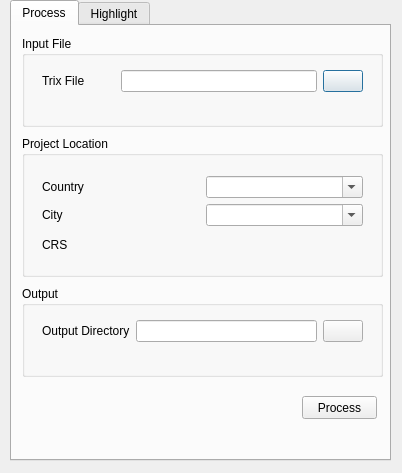
<?xml version="1.0" encoding="UTF-8"?>
<ui version="4.0">
 <class>OptimalMastPlannerDialogBase</class>
 <widget class="QDialog" name="OptimalMastPlannerDialogBase">
  <property name="geometry">
   <rect>
    <x>0</x>
    <y>0</y>
    <width>402</width>
    <height>473</height>
   </rect>
  </property>
  <property name="windowTitle">
   <string>OptimalMastPlanner</string>
  </property>
  <widget class="QTabWidget" name="tabWidget">
   <property name="enabled">
    <bool>true</bool>
   </property>
   <property name="geometry">
    <rect>
     <x>10</x>
     <y>0</y>
     <width>381</width>
     <height>461</height>
    </rect>
   </property>
   <property name="currentIndex">
    <number>0</number>
   </property>
   <widget class="QWidget" name="tab">
    <attribute name="title">
     <string>Process</string>
    </attribute>
    <widget class="QGroupBox" name="groupBox_2">
     <property name="geometry">
      <rect>
       <x>10</x>
       <y>10</y>
       <width>361</width>
       <height>91</height>
      </rect>
     </property>
     <property name="title">
      <string>Input File</string>
     </property>
     <widget class="QWidget" name="gridLayoutWidget_2">
      <property name="geometry">
       <rect>
        <x>20</x>
        <y>30</y>
        <width>321</width>
        <height>31</height>
       </rect>
      </property>
      <layout class="QGridLayout" name="gridLayout_2">
       <item row="0" column="0">
        <widget class="QLabel" name="label_3">
         <property name="text">
          <string>Trix File         </string>
         </property>
        </widget>
       </item>
       <item row="0" column="1">
        <widget class="QLineEdit" name="trix_file"/>
       </item>
       <item row="0" column="2">
        <widget class="QPushButton" name="trix_file_dir">
         <property name="text">
          <string/>
         </property>
         <property name="iconSize">
          <size>
           <width>20</width>
           <height>20</height>
          </size>
         </property>
        </widget>
       </item>
      </layout>
     </widget>
    </widget>
    <widget class="QGroupBox" name="groupBox_3">
     <property name="geometry">
      <rect>
       <x>10</x>
       <y>260</y>
       <width>361</width>
       <height>91</height>
      </rect>
     </property>
     <property name="title">
      <string>Output</string>
     </property>
     <widget class="QWidget" name="gridLayoutWidget_4">
      <property name="geometry">
       <rect>
        <x>20</x>
        <y>30</y>
        <width>321</width>
        <height>31</height>
       </rect>
      </property>
      <layout class="QGridLayout" name="gridLayout_4">
       <item row="0" column="0">
        <widget class="QLabel" name="label_6">
         <property name="text">
          <string>Output Directory</string>
         </property>
        </widget>
       </item>
       <item row="0" column="1">
        <widget class="QLineEdit" name="out_dir"/>
       </item>
       <item row="0" column="2">
        <widget class="QPushButton" name="out_dir_sele">
         <property name="text">
          <string/>
         </property>
         <property name="iconSize">
          <size>
           <width>20</width>
           <height>20</height>
          </size>
         </property>
        </widget>
       </item>
      </layout>
     </widget>
    </widget>
    <widget class="QGroupBox" name="groupBox">
     <property name="geometry">
      <rect>
       <x>10</x>
       <y>110</y>
       <width>361</width>
       <height>141</height>
      </rect>
     </property>
     <property name="title">
      <string>Project Location</string>
     </property>
     <widget class="QWidget" name="gridLayoutWidget">
      <property name="geometry">
       <rect>
        <x>20</x>
        <y>40</y>
        <width>321</width>
        <height>81</height>
       </rect>
      </property>
      <layout class="QGridLayout" name="gridLayout">
       <item row="0" column="0">
        <widget class="QLabel" name="label">
         <property name="text">
          <string>Country</string>
         </property>
        </widget>
       </item>
       <item row="1" column="0">
        <widget class="QLabel" name="label_2">
         <property name="text">
          <string>City</string>
         </property>
        </widget>
       </item>
       <item row="2" column="1">
        <widget class="QgsProjectionSelectionWidget" name="crs"/>
       </item>
       <item row="2" column="0">
        <widget class="QLabel" name="label_4">
         <property name="text">
          <string>CRS                </string>
         </property>
        </widget>
       </item>
       <item row="0" column="1">
        <widget class="QComboBox" name="country_input">
         <property name="editable">
          <bool>true</bool>
         </property>
        </widget>
       </item>
       <item row="1" column="1">
        <widget class="QComboBox" name="city_input">
         <property name="editable">
          <bool>true</bool>
         </property>
        </widget>
       </item>
      </layout>
     </widget>
    </widget>
    <widget class="QPushButton" name="start_process">
     <property name="geometry">
      <rect>
       <x>290</x>
       <y>370</y>
       <width>75</width>
       <height>23</height>
      </rect>
     </property>
     <property name="text">
      <string>Process</string>
     </property>
    </widget>
    <widget class="QLabel" name="process">
     <property name="geometry">
      <rect>
       <x>10</x>
       <y>399</y>
       <width>241</width>
       <height>31</height>
      </rect>
     </property>
     <property name="text">
      <string>&lt;html&gt;&lt;head/&gt;&lt;body&gt;&lt;p&gt;&lt;br/&gt;&lt;/p&gt;&lt;/body&gt;&lt;/html&gt;</string>
     </property>
    </widget>
   </widget>
   <widget class="QWidget" name="tab_2">
    <attribute name="title">
     <string>Highlight</string>
    </attribute>
    <widget class="QPushButton" name="pushButton">
     <property name="geometry">
      <rect>
       <x>284</x>
       <y>90</y>
       <width>61</width>
       <height>23</height>
      </rect>
     </property>
     <property name="text">
      <string>Find</string>
     </property>
    </widget>
    <widget class="QWidget" name="gridLayoutWidget_3">
     <property name="geometry">
      <rect>
       <x>20</x>
       <y>20</y>
       <width>331</width>
       <height>41</height>
      </rect>
     </property>
     <layout class="QGridLayout" name="gridLayout_3">
      <item row="0" column="0">
       <widget class="QLabel" name="label_7">
        <property name="text">
         <string>Best Met Mass</string>
        </property>
       </widget>
      </item>
      <item row="0" column="1">
       <widget class="QComboBox" name="comboBox">
        <property name="minimumSize">
         <size>
          <width>235</width>
          <height>0</height>
         </size>
        </property>
       </widget>
      </item>
     </layout>
    </widget>
   </widget>
  </widget>
 </widget>
 <customwidgets>
  <customwidget>
   <class>QgsProjectionSelectionWidget</class>
   <extends>QWidget</extends>
   <header>qgsprojectionselectionwidget.h</header>
  </customwidget>
 </customwidgets>
 <resources/>
 <connections/>
</ui>
